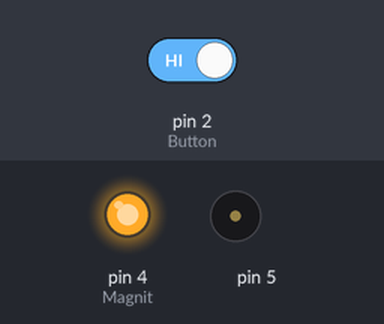
Bench run of a sketch on a simulated Arduino Uno, built with avr-gcc and run on an emulated ATmega328P. Shown: output pins drawn as LEDs (lit = HIGH), buzzer (waves = sounding). Inputs (shaded band) come from the test bench; at power-on: pin 2 (Button) HIGH. Pins used as bus, display or sensor lines are not drawn; what the sketch prints to the serial monitor is not drawn.

Above: at 1.2 s.
1.3 s: pin 2 (Button) driven LOW
At 10.4 s:
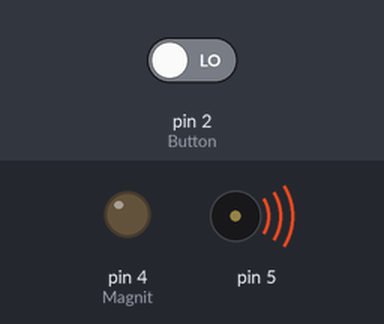
At 11.4 s:
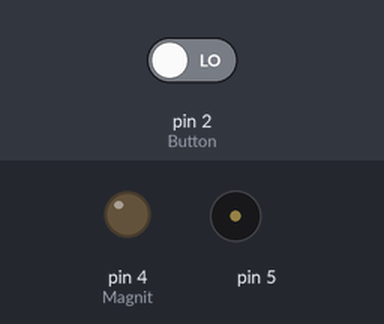
22.0 s: pin 2 (Button) driven HIGH
At 22.27 s:
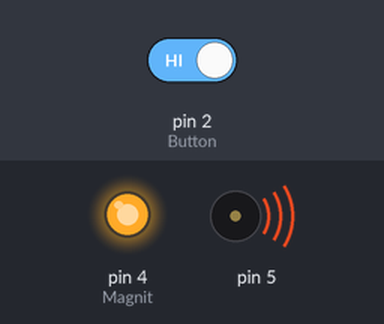
Timing chart, 0 to 34.0 s (numbered marks = the images above; inputs shaded):
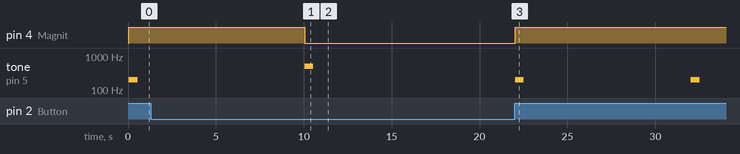

The sketch:

ess_control_by_means_of_a_magnetic_lock_using_a_reader_on_th.ino
```cpp
#include <SPI.h>
#include <MFRC522.h>
#define SS_PIN 10
#define RST_PIN 9
MFRC522 mfrc522(SS_PIN, RST_PIN);
unsigned long uidDec, uidDecTemp;
int Magnit = 4;
int Button = 2;
void setup() {
  pinMode(Magnit, OUTPUT);
  pinMode(Button, INPUT);
  Serial.begin(9600);
  Serial.println("Waiting for card...");
  SPI.begin();
  mfrc522.PCD_Init();
}
void loop() {
  digitalWrite(Magnit, LOW);
  if (digitalRead(Button) == 0) {
    if ( ! mfrc522.PICC_IsNewCardPresent()) {
      return;
    }
    if ( ! mfrc522.PICC_ReadCardSerial()) {
      return;
    }
    uidDec = 0;
    for (byte i = 0; i < mfrc522.uid.size; i++)
    {
      uidDecTemp = mfrc522.uid.uidByte[i];
      uidDec = uidDec * 256 + uidDecTemp;
    }
    Serial.println("Card UID: ");
    Serial.println(uidDec);

    if (uidDec == 3951204253 or uidDec == 96859006)
    {
      tone(5, 200, 500);
      digitalWrite(Magnit, HIGH);
      delay(10000);
      tone(5, 500, 500);
      digitalWrite(Magnit, LOW);
    }
  }
  else {
    tone(5, 200, 500);
    digitalWrite(Magnit, HIGH);
    delay(10000);
    tone(5, 500, 500);
    digitalWrite(Magnit, LOW);
  }
}
```

Measured:
- after the input at 1.3 s, pin 4 (Magnit): HIGH → LOW after 8.8 s
- after the input at 22.0 s, pin 4 (Magnit): LOW → HIGH at once; tone on pin 5: alternates 200 Hz for 0.50 s and silent for 9.5 s, starting at once
